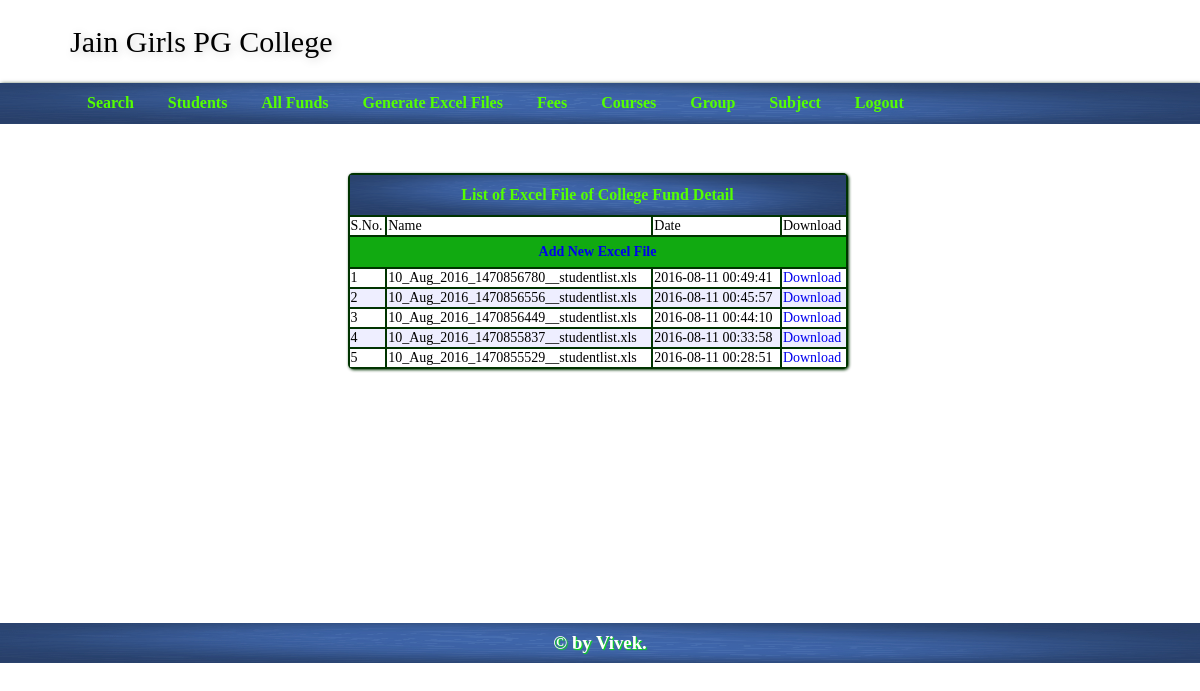
Screenshot of /index.php?mod=funds&do=cfunddtexe (signed in) with the database file from the repository.
### tables this page shows
CREATE TABLE IF NOT EXISTS `collegefundexcelfile` (
  `id` int(11) NOT NULL AUTO_INCREMENT,
  `filename` varchar(500) NOT NULL,
  `date` timestamp NOT NULL DEFAULT CURRENT_TIMESTAMP,
  PRIMARY KEY (`id`)
);

### index.php (called while the page is built, shortened)
<?php
	$theam="axixa";
	$mod="login";
	$do="login";
	include_once("header.php");
	if(isset($_SESSION['login_details']) || isset($_SESSION['login_check']))
	{
		if(isset($_GET['mod'])){
			$mod=$_GET['mod'];
			$do=$_GET['do'];
		}
	}
	include_once("module/$mod/$do.php");
	include_once("footer.php");
?>

### module/funds/cfunddtexe.php (the view)
<table class="<?php echo $theam;?>_list">
<tr>
	<td colspan="4">List of Excel File of College Fund Detail</td>
</tr>
<tr>
	<td>S.No.</td>
    <td>Name</td>
    <td>Date</td>
    <td>Download</td>
</tr>
<tr>
	<td colspan="4"><a href="index.php?mod=funds&do=ccfunddtexe">Add New Excel File</a></td>
</tr>
<?php $rs=mysqli_query($con,"select id,filename,date from collegefundexcelfile order by date desc");
$i=1;
	while($data=mysqli_fetch_assoc($rs)){?>
<tr>
	<td><?php echo $i++;?></td>
    <td><?php echo $data['filename'];?></td>
    <td><?php echo $data['date'];?></td>
    <td><a href="college/<?php echo $data['filename'];?>">Download</a></td>
</tr>
<?php }?>
</table>

### css/axixa_style.css (style rules this page uses)
* { font-family:Verdana; }
body,nav,ul,li,h1,h3,h2 { margin:0; padding:0; }
a { text-decoration:none; }
#axixa_wrapper .axixa_list,#axixa_wrapper .axixa_form { margin:0 auto; box-shadow:1px 1px 3px #030; min-width:500px; background-color:#030; border-radius:5px; }
#axixa_wrapper .axixa_list tr:first-child,#axixa_wrapper .axixa_form tr:first-child,#axixa_wrapper .axixa_form tr:last-child { background-image:url(back.png); background-size:100% 100%; color:#5F0; height:40px; text-align:center; font-weight:bold; font-size:16px; }
#axixa_wrapper .axixa_list tr:nth-child(odd),#axixa_wrapper .axixa_form tr:nth-child(odd) { background-color:#eef; }
#axixa_wrapper .axixa_list tr:nth-child(3) { background-color:#1a1; background-size:100% 100%; color: #2c4671; text-align:center; font-weight:bold; height:30px; font-size:14px; }
#axixa_wrapper .axixa_list tr,#axixa_wrapper .axixa_form tr { background-color:#fff; min-height:40px; font-size:14px; }

### rows the page displays
collegefundexcelfile: filename "10_Aug_2016_1470856780__studentlist.xls", date "2016-08-11 00:49:41"
collegefundexcelfile: filename "10_Aug_2016_1470856556__studentlist.xls", date "2016-08-11 00:45:57"
collegefundexcelfile: filename "10_Aug_2016_1470856449__studentlist.xls", date "2016-08-11 00:44:10"
collegefundexcelfile: filename "10_Aug_2016_1470855837__studentlist.xls", date "2016-08-11 00:33:58"
collegefundexcelfile: filename "10_Aug_2016_1470855529__studentlist.xls", date "2016-08-11 00:28:51"
